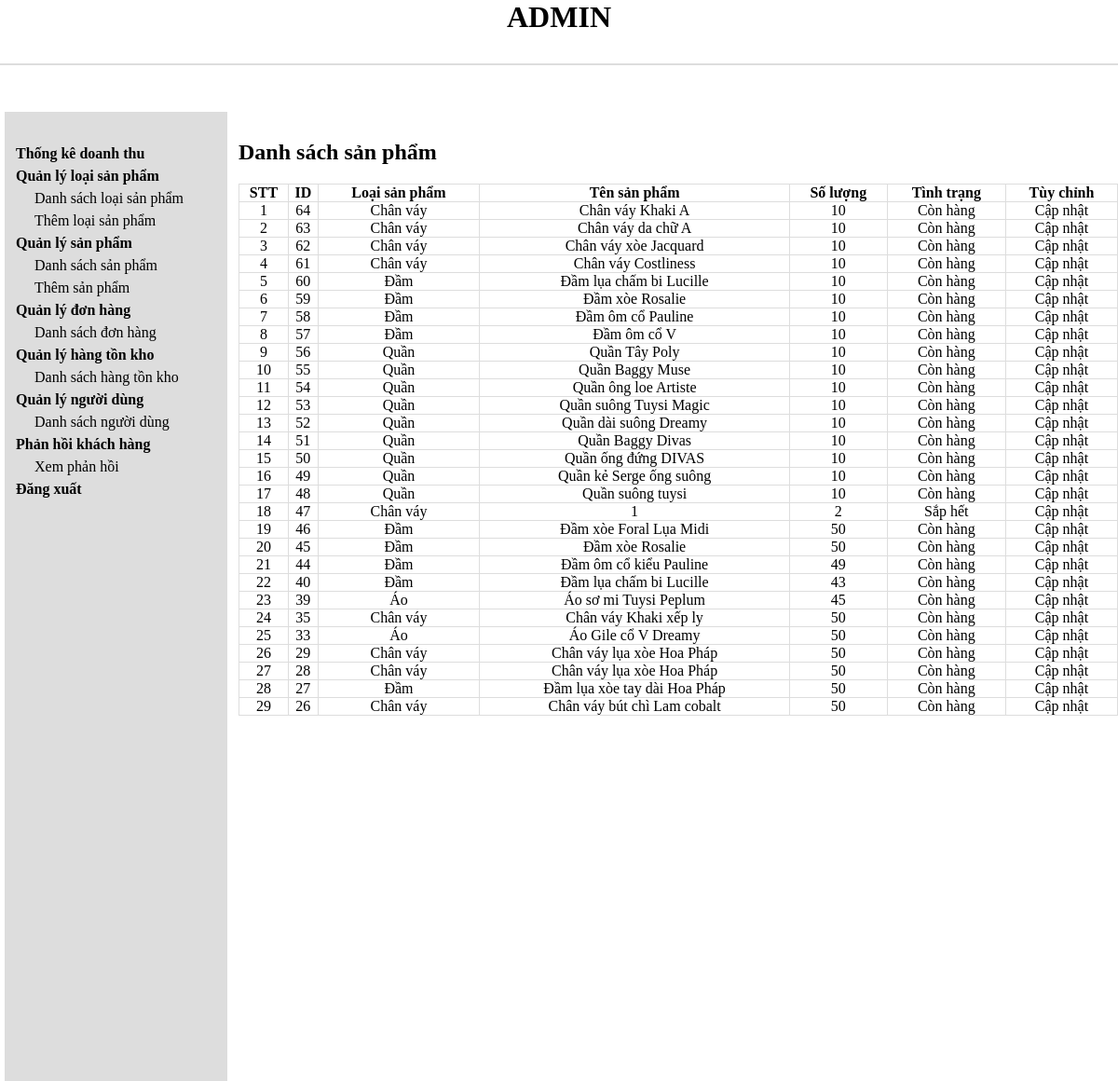
Page /hangtonkho/product_quantitylist.php (signed in) on the committed database.
### tables this page shows
CREATE TABLE `products` (
  `product_id` int(11) NOT NULL,
  `product_name` varchar(255) NOT NULL,
  `product_description` text DEFAULT NULL,
  `product_price` decimal(10,2) NOT NULL,
  `product_sale` int(11) NOT NULL,
  `product_quantity` int(11) NOT NULL,
  `product_image` varchar(255) DEFAULT NULL,
  `brand_id` int(11) DEFAULT NULL,
  `created_at` timestamp NOT NULL DEFAULT current_timestamp(),
  `updated_at` timestamp NOT NULL DEFAULT current_timestamp() ON UPDATE current_timestamp(),
  `product_color_image` varchar(255) DEFAULT NULL,
  `product_color_name` varchar(255) DEFAULT NULL,
  `remarkable` tinyint(1) DEFAULT 0,
  `price_sale` decimal(10,2) GENERATED ALWAYS AS (`product_price` - `product_price` * `product_sale` / 100) STORED,
  `product_size` int(11) NOT NULL
);

CREATE TABLE `brands` (
  `brand_id` int(11) NOT NULL,
  `brand_name` varchar(255) NOT NULL
);

### database/database.php (called while the page is built, shortened)
<?php
class Database {
    private $host = "localhost";
    private $user = "root";
    private $pass = "";
    private $dbname = "clothing_store";
    public $conn;
    public function connect() {
        $this->conn = new mysqli($this->host, $this->user, $this->pass, $this->dbname);
    }
    public function select($query) {
        $result = $this->conn->query($query) or
        die($this->conn->error . __LINE__);
        if ($result->num_rows > 0) {
            return $result;
        } else {
            return false;
        }
    }
}
?>

### class/product_class.php (called while the page is built, shortened)
<?php
include "../database/database.php";
?>
<?php
class product
{
    private $db;
    public function __construct()
    {
        $this->db = new Database;
    }
    public function show_product()
    {
        $query = "SELECT products.*, products.product_image, brands.brand_name
                  FROM products
                  INNER JOIN brands ON products.brand_id = brands.brand_id
                  ORDER BY products.product_id DESC";
        $result = $this->db->select($query);
        return $result;
    }
}

### hangtonkho/product_quantitylist.php (the view, shortened to what this page needs)
<?php
include "../database/header.php";
include '../database/sidebar.php';
include "../class/product_class.php";
?><?php
$product = new product;
$show_product = $product->show_product();
?>
<div class="admin-content-right">
    <div class="admin-content-right-cartegory_list">
        <h1>Danh sách sản phẩm</h1>
        <table>
            <tr>
                <th>STT</th>
                <th>ID</th>
                <th>Loại sản phẩm</th>
                <th>Tên sản phẩm</th>
                <th>Số lượng</th>
                <th>Tình trạng</th>
                <th>Tùy chỉnh</th>
            </tr>
            <?php
            if ($show_product) {
                $i = 0;
                while ($result = $show_product->fetch_assoc()) {
                    $i++;
            ?>
                    <tr>
                        <td><?php echo $i ?></td>
                        <td><?php echo $result['product_id'] ?></td>
                        <td><?php echo $result['brand_name'] ?></td>
                        <td><?php echo $result['product_name'] ?></td>
                        <td><?php echo $result['product_quantity'] ?></td>
                        <td><?php if (($result['product_quantity'] >= 1) && ($result['product_quantity'] <= 5)){ echo "Sắp hết" ;} else if ($result['product_quantity'] > 5 ) { echo "Còn hàng";} else { echo "Hết hàng";} ?></td>
                        <td><a href="product_quantityedit.php?product_id=<?php echo $result['product_id'] ?>">Cập nhật</a></td>
                    </tr>
            <?php
                }
            }
            ?>
        </table>
    </div>
</div>
</body>
</html>

### styles_admin.css (style rules this page uses)
* { margin: 0; padding: 0; box-sizing: border-box; color: black; outline: none; }
a { text-decoration: none; }
.admin-content-right { width: 80%; padding: 30px 0 0 12px; display: grid; }
.admin-content-right-cartegory_list table { width: 100%; text-align: center; margin-top: 20px; }
.admin-content-right-cartegory_list table tr th,td { border: 1px solid #dddddd; }
table { border-collapse: collapse; }

### rows in the picture
products: product_id "64", brand.brand_name "Chân váy", product_name "Chân váy Khaki A", product_quantity "10", shows "Còn hàng"
products: product_id "63", brand.brand_name "Chân váy", product_name "Chân váy da chữ A", product_quantity "10", shows "Còn hàng"
products: product_id "62", brand.brand_name "Chân váy", product_name "Chân váy xòe Jacquard", product_quantity "10", shows "Còn hàng"
products: product_id "61", brand.brand_name "Chân váy", product_name "Chân váy Costliness", product_quantity "10", shows "Còn hàng"
products: product_id "60", brand.brand_name "Đầm", product_name "Đầm lụa chấm bi Lucille", product_quantity "10", shows "Còn hàng"
products: product_id "59", brand.brand_name "Đầm", product_name "Đầm xòe Rosalie", product_quantity "10", shows "Còn hàng"
products: product_id "58", brand.brand_name "Đầm", product_name "Đầm ôm cổ Pauline", product_quantity "10", shows "Còn hàng"
products: product_id "57", brand.brand_name "Đầm", product_name "Đầm ôm cổ V", product_quantity "10", shows "Còn hàng"
products: product_id "56", brand.brand_name "Quần", product_name "Quần Tây Poly", product_quantity "10", shows "Còn hàng"
products: product_id "55", brand.brand_name "Quần", product_name "Quần Baggy Muse", product_quantity "10", shows "Còn hàng"
products: product_id "54", brand.brand_name "Quần", product_name "Quần ông loe Artiste", product_quantity "10", shows "Còn hàng"
products: product_id "53", brand.brand_name "Quần", product_name "Quần suông Tuysi Magic", product_quantity "10", shows "Còn hàng"
products: product_id "52", brand.brand_name "Quần", product_name "Quần dài suông Dreamy", product_quantity "10", shows "Còn hàng"
products: product_id "51", brand.brand_name "Quần", product_name "Quần Baggy Divas", product_quantity "10", shows "Còn hàng"
products: product_id "50", brand.brand_name "Quần", product_name "Quần ống đứng DIVAS", product_quantity "10", shows "Còn hàng"
products: product_id "49", brand.brand_name "Quần", product_name "Quần kẻ Serge ống suông", product_quantity "10", shows "Còn hàng"
products: product_id "48", brand.brand_name "Quần", product_name "Quần suông tuysi", product_quantity "10", shows "Còn hàng"
products: product_id "47", brand.brand_name "Chân váy", product_name "1", product_quantity "2", shows "Sắp hết"
products: product_id "46", brand.brand_name "Đầm", product_name "Đầm xòe Foral Lụa Midi", product_quantity "50", shows "Còn hàng"
products: product_id "45", brand.brand_name "Đầm", product_name "Đầm xòe Rosalie", product_quantity "50", shows "Còn hàng"
products: product_id "44", brand.brand_name "Đầm", product_name "Đầm ôm cổ kiểu Pauline", product_quantity "49", shows "Còn hàng"
products: product_id "40", brand.brand_name "Đầm", product_name "Đầm lụa chấm bi Lucille", product_quantity "43", shows "Còn hàng"
products: product_id "39", brand.brand_name "Áo", product_name "Áo sơ mi Tuysi Peplum", product_quantity "45", shows "Còn hàng"
products: product_id "35", brand.brand_name "Chân váy", product_name "Chân váy Khaki xếp ly", product_quantity "50", shows "Còn hàng"
products: product_id "33", brand.brand_name "Áo", product_name "Áo Gile cổ V Dreamy", product_quantity "50", shows "Còn hàng"
products: product_id "29", brand.brand_name "Chân váy", product_name "Chân váy lụa xòe Hoa Pháp", product_quantity "50", shows "Còn hàng"
products: product_id "28", brand.brand_name "Chân váy", product_name "Chân váy lụa xòe Hoa Pháp", product_quantity "50", shows "Còn hàng"
products: product_id "27", brand.brand_name "Đầm", product_name "Đầm lụa xòe tay dài Hoa Pháp", product_quantity "50", shows "Còn hàng"
products: product_id "26", brand.brand_name "Chân váy", product_name "Chân váy bút chì Lam cobalt", product_quantity "50", shows "Còn hàng"
